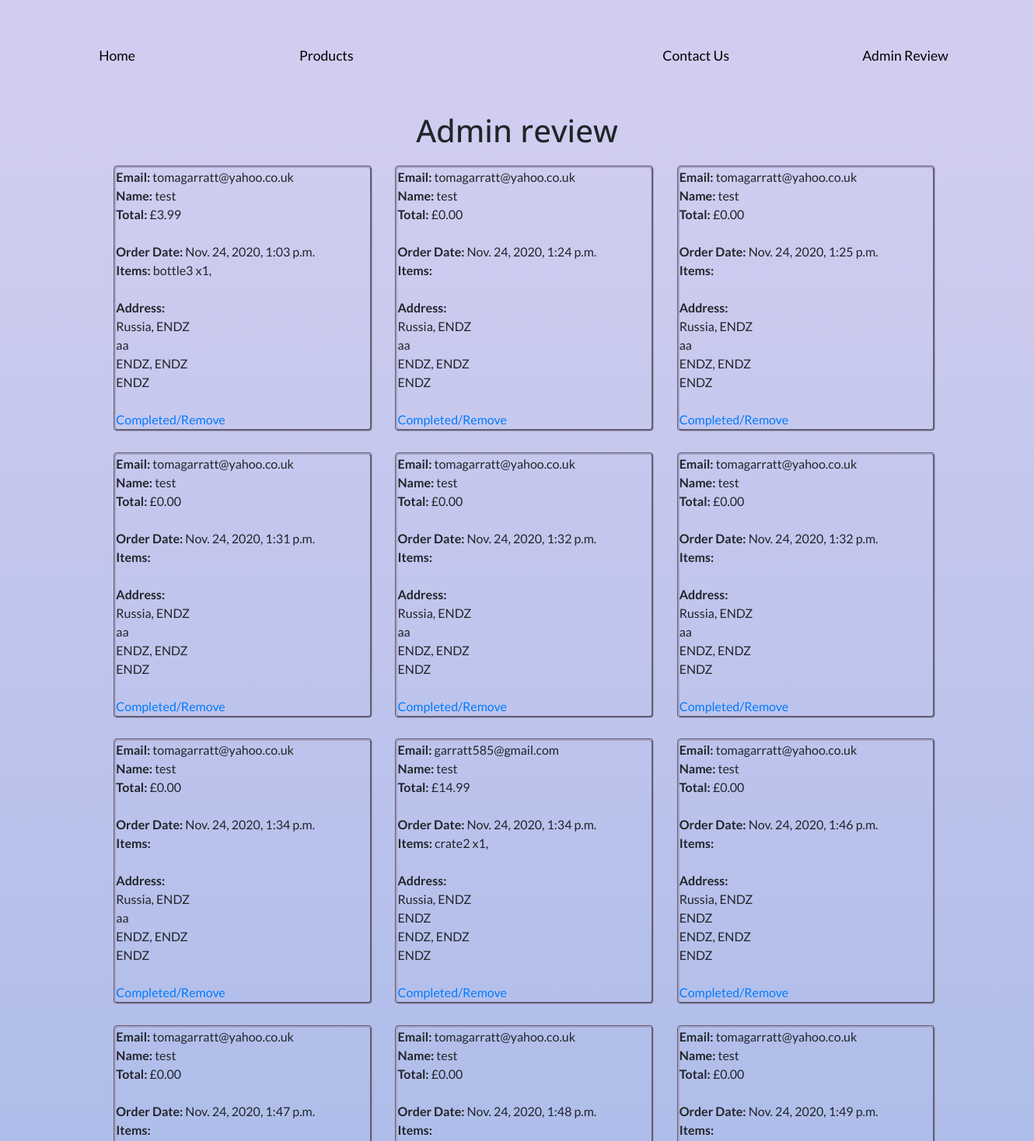
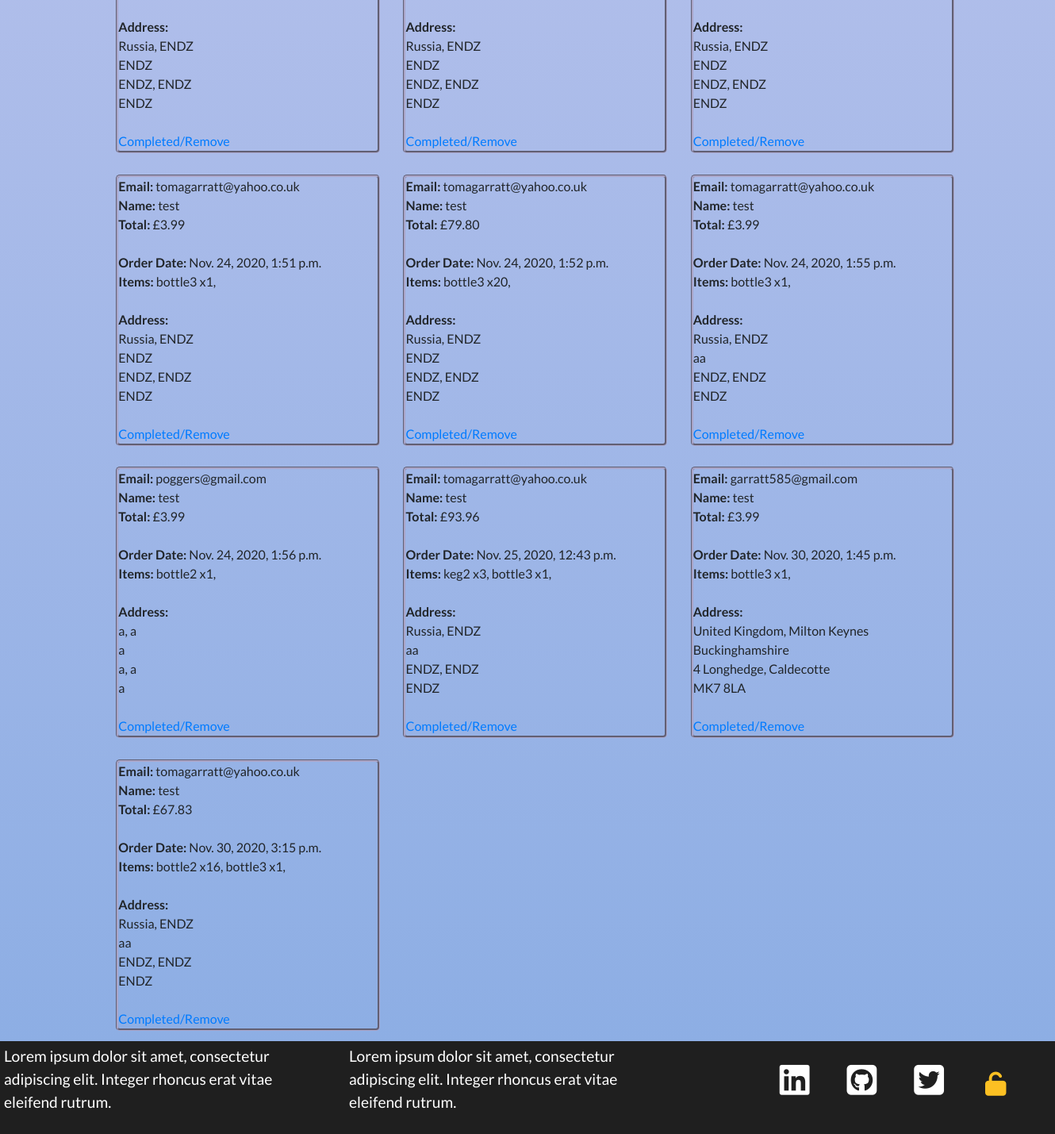
/admin_review (signed in), run on an earlier commit of the app's database (2 pictures, top to bottom).
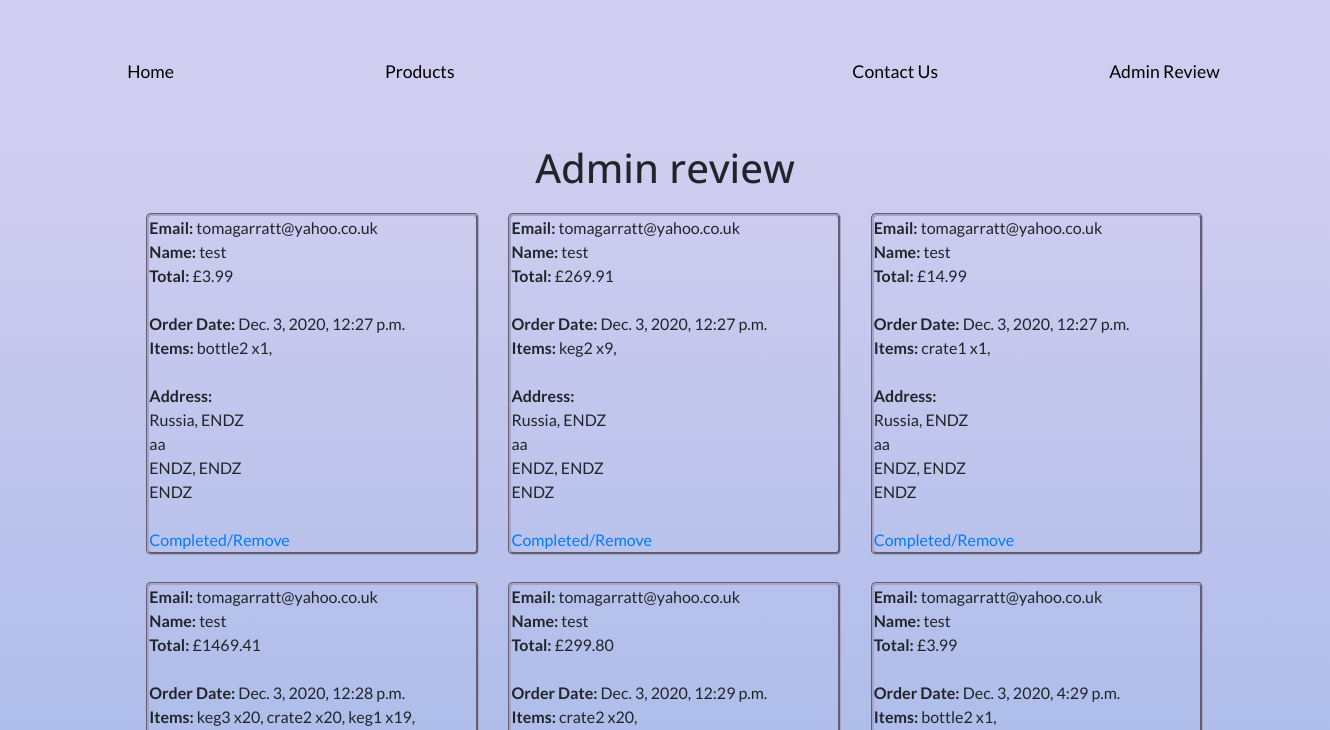
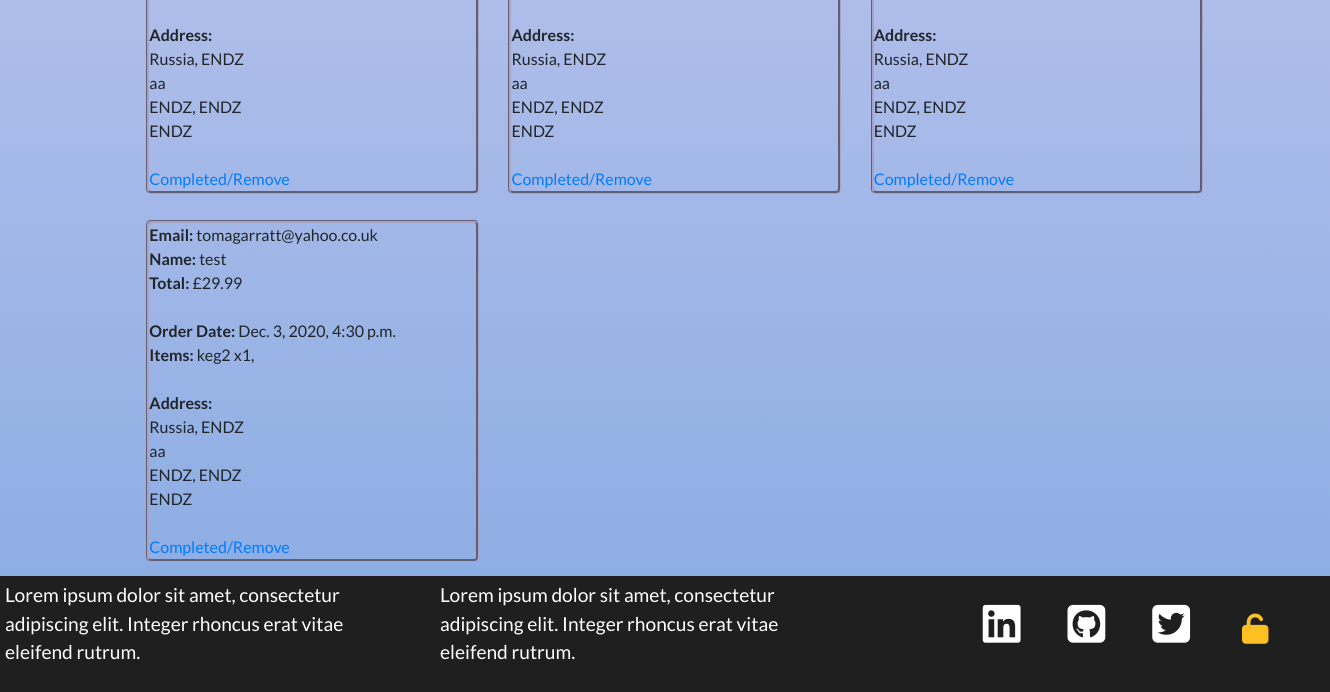
And on a later commit of the database (2 pictures, top to bottom).
### cart/models.py (models this page shows, shortened)
class CheckoutUserInfo(models.Model):
    user_email = models.EmailField(verbose_name='E-mail', max_length=30)
    user_name = models.CharField(verbose_name='Full name', max_length=60)
    user_country = models.CharField(verbose_name='Country', max_length=60)
    user_city = models.CharField(verbose_name='City', max_length=60)
    user_line1 = models.CharField(verbose_name='Address line 1', max_length=60)
    user_line2 = models.CharField(verbose_name='Address line 2', max_length=60)
    user_postcode = models.CharField(verbose_name='Postcode', max_length=60)
    user_countystate = models.CharField(verbose_name='County/State', max_length=60)
    user_price_total = models.DecimalField(max_digits=10, default=0, decimal_places=2)
    user_items = models.CharField(default="", max_length=1000)
    order_date = models.DateTimeField(
        blank=True, null=True, default=timezone.now)

### admin_review/views.py (the view)
# urls.py: path(r'admin_review', admin_review, name='admin_review'),
@staff_member_required(login_url='sign_in')
def admin_review(request):
    all_checkoutuserinfo = CheckoutUserInfo.objects.all()
    return render(request, "../templates/admin_review.html",
        {"all_checkoutuserinfo": all_checkoutuserinfo})

### templates/admin_review.html (shortened to what this page needs)
{%extends "base.html"%}
{%block heading%}
Admin review
{%endblock%}
{%block content%}
    <div class="order-list">
        {%for all_checkoutuserinfo in all_checkoutuserinfo%}
            <div class="order">
                <div>
                    <b>Email:  </b>{{all_checkoutuserinfo.user_email}}
                </div>
                <div>
                    <b>Name:  </b>{{all_checkoutuserinfo.user_name}}
                </div>
                <div>
                    <b>Total:  </b>£{{all_checkoutuserinfo.user_price_total}}
                </div>
                <br>
                <div>
                    <b>Order Date:  </b>{{all_checkoutuserinfo.order_date}}
                </div>
                <div>
                    <b>Items:  </b>{{all_checkoutuserinfo.user_items}}
                </div>
                <br>
                <div>
                    <div><b>Address: </b></div>
                    <div>{{all_checkoutuserinfo.user_country}}, {{all_checkoutuserinfo.user_city}}</div>
                    <div>{{all_checkoutuserinfo.user_countystate}}</div>
                    <div>{{all_checkoutuserinfo.user_line1}}, {{all_checkoutuserinfo.user_line2}}</div>
                    <div>{{all_checkoutuserinfo.user_postcode}}</div>
                </div>
                <br>
                <div>
                    <a href="{% url 'infopk_delete' all_checkoutuserinfo.id %}">Completed/Remove</a>
                </div>
            </div>
        {%endfor%}
    </div>
{%endblock%}

### templates/base.html (shortened to what this page needs)
{%load static%}
<html>
<head>
    <link rel="stylesheet" href="https://stackpath.bootstrapcdn.com/bootstrap/4.4.1/css/bootstrap.min.css">
    <link href="https://stackpath.bootstrapcdn.com/font-awesome/4.7.0/css/font-awesome.min.css" rel="stylesheet">
    <link rel="stylesheet" href="{%static 'css/main.css'%}">
</head>
<body>
    <nav class="navbar navbar-base navbar-expand-lg">
        <div class="collapse navbar-collapse justify-content-center row" id="navbarNav">
            <ul class="navbar-nav col-md-5 row">
                <li class="nav-item active col-md-6">
                    <a class="nav-link" href="{%url 'home'%}">Home</a>
                </li>
                <li class="nav-item col-6">
                    <a class="nav-link" href="{%url 'products'%}">Products</a>
                </li>
            </ul>
                <a class="nav-natura col-md-2" href="{%url 'home'%}"></a>
            <ul class="navbar-nav col-md-5 row">
                <li class="nav-item col-6">
                    <a class="nav-link nav-link-hp" href="{%url 'contact_us'%}">Contact Us</a>
                </li>
                {%if user.is_superuser %}
                    <li class="nav-item col-6">
                        <a class="nav-link" href="{%url 'admin_review'%}">Admin Review</a>
                    </li>
                {%endif%}
            </ul>
        </div>
    </nav>
<div class="content-page">
    <h1 class="page-title">
        {%block heading%}
        {%endblock%}
    </h1>
    <div>
        {%block content%}
        {%endblock%}
    </div>
</div>
<div>
    <footer class="footer">
        <div class="row">
            <div class="col-md-8 row">
                <div class="col-md-6">
                    <div>Lorem ipsum dolor sit amet, consectetur adipiscing elit. Integer rhoncus erat vitae eleifend rutrum.</div>
                </div>
                <div class="col-md-6">
                    <div>Lorem ipsum dolor sit amet, consectetur adipiscing elit. Integer rhoncus erat vitae eleifend rutrum.</div>
                </div>
            </div>
            <div class="col-md-4 footer-icons-mobile">
                <ul class="footer-list-ul">
                    <li class="footer-list-li">
                    <a href="https://www.linkedin.com/in/tom-garratt-303284168/" target="_blank" class="a-tag-footer"><i class="fa fa-linkedin-square"></i></a>
                    </li>
                    <li class="footer-list-li">
                    <a href="https://github.com/tgarratt" target="_blank" class="a-tag-footer"><i class="fa fa-github-square"></i></a>
                    </li>
                    <li class="footer-list-li">
                    <a href="https://twitter.com/Twitter" target="_blank" class="a-tag-footer"><i class="fa fa-twitter-square"></i></a>
                    </li>
                    {%if user.is_superuser %}
                    <li class="footer-list-li">
                    <a class="a-tag" href="{%url 'sign_out'%}"><i class="fa fa-unlock-alt sign-in" aria-hidden="true"></i></i></a>
                    </li>
                    {%else%}
                    <li class="footer-list-li">
                    <a class="a-tag" href="{%url 'sign_in'%}"><i class="fa fa-lock sign-in" aria-hidden="true"></i></a>
                    </li>
                    {%endif%}
                </ul>
            </div>
        </div>
    </footer>
</div>
</body>
</html>

### static/css/main.css (style rules this page uses)
body { font-family: 'Lato', sans-serif; height: 130% !important; }
.a-tag { color: #000; }
.page-title { text-align: center; font-family: 'Open Sans', sans-serif; }
li { list-style: none; }
.nav-link-hp { font-size: 1.1em; padding-left: 45px !important; padding-right: 45px !important; text-decoration: none; text-align: center; position: relative; color: #000; }
.nav-link-hp:before { content: ""; position: absolute; width: 100%; height: 2px; bottom: 0; left: 0; background-color: #FCC023; visibility: hidden; -webkit-transform: scaleX(0); transform: scaleX(0); -webkit-transition: all 0.3s ease-in-out 0s; transition: all 0.3s ease-in-out 0s; }
.content-page { background-image: linear-gradient(#D1CDF0, #8DAEE4); width: 100%; }
.navbar-base { background-color: #D1CDF0; }
.nav-natura { background-image: url('https://res.cloudinary.com/dus4luncp/image/upload/v1606916790/Natura-logo_otcw2l.png'); width: 8em; height: 8em; background-repeat: no-repeat; display: inline-block; background-size: contain; background-position: center; }
.nav-link { font-size: 1.1em; padding-left: 45px !important; padding-right: 45px !important; text-decoration: none; text-align: center; position: relative; color: #000; }
.nav-link:before { content: ""; position: absolute; width: 100%; height: 2px; bottom: 0; left: 0; background-color: #FCC023; visibility: hidden; -webkit-transform: scaleX(0); transform: scaleX(0); -webkit-transition: all 0.3s ease-in-out 0s; transition: all 0.3s ease-in-out 0s; }
.order { margin: 1%; border: rgb(169, 164, 199) 3px groove; border-radius: 5px; display: inline-block; width: 25%; }
.order-list { width: 100%; margin: auto; margin-left: 10%; margin-right: 9%; }
.footer { font-size: 1.2em; background-color: #1F1F1F; color: #ffff; padding: 5px; position: absolute; z-index: -10; }
.footer-list-ul { list-style: none; float: right; }
.footer-list-li { display: inline-block; font-size: 2.25em; margin: 0.5em; }
.a-tag-footer { color: #ffff; }
.sign-in { font-size: 0.7em; padding: 5px; color: #FCC023; position: relative; }

What changed in the data, as far as the page shows it:
removed CheckoutUserInfo: user_email "tomagarratt@yahoo.co.uk", user_name "test", user_price_total "3.99", order_date "Nov. 24, 2020, 1:03 p.m.", user_items "bottle3 x1,", user_country "Russia", user_city "ENDZ", user_countystate "aa", user_line1 "ENDZ", user_line2 "ENDZ", user_postcode "ENDZ"
removed CheckoutUserInfo: user_email "tomagarratt@yahoo.co.uk", user_name "test", user_price_total "0.00", order_date "Nov. 24, 2020, 1:24 p.m.", user_country "Russia", user_city "ENDZ", user_countystate "aa", user_line1 "ENDZ", user_line2 "ENDZ", user_postcode "ENDZ"
removed CheckoutUserInfo: user_email "tomagarratt@yahoo.co.uk", user_name "test", user_price_total "0.00", order_date "Nov. 24, 2020, 1:25 p.m.", user_country "Russia", user_city "ENDZ", user_countystate "aa", user_line1 "ENDZ", user_line2 "ENDZ", user_postcode "ENDZ"
removed CheckoutUserInfo: user_email "tomagarratt@yahoo.co.uk", user_name "test", user_price_total "0.00", order_date "Nov. 24, 2020, 1:31 p.m.", user_country "Russia", user_city "ENDZ", user_countystate "aa", user_line1 "ENDZ", user_line2 "ENDZ", user_postcode "ENDZ"
removed CheckoutUserInfo: user_email "tomagarratt@yahoo.co.uk", user_name "test", user_price_total "0.00", order_date "Nov. 24, 2020, 1:32 p.m.", user_country "Russia", user_city "ENDZ", user_countystate "aa", user_line1 "ENDZ", user_line2 "ENDZ", user_postcode "ENDZ"
removed CheckoutUserInfo: user_email "tomagarratt@yahoo.co.uk", user_name "test", user_price_total "0.00", order_date "Nov. 24, 2020, 1:32 p.m.", user_country "Russia", user_city "ENDZ", user_countystate "aa", user_line1 "ENDZ", user_line2 "ENDZ", user_postcode "ENDZ"
removed CheckoutUserInfo: user_email "tomagarratt@yahoo.co.uk", user_name "test", user_price_total "0.00", order_date "Nov. 24, 2020, 1:34 p.m.", user_country "Russia", user_city "ENDZ", user_countystate "aa", user_line1 "ENDZ", user_line2 "ENDZ", user_postcode "ENDZ"
removed CheckoutUserInfo: user_email "garratt585@gmail.com", user_name "test", user_price_total "14.99", order_date "Nov. 24, 2020, 1:34 p.m.", user_items "crate2 x1,", user_country "Russia", user_city "ENDZ", user_countystate "ENDZ", user_line1 "ENDZ", user_line2 "ENDZ", user_postcode "ENDZ"
removed CheckoutUserInfo: user_email "tomagarratt@yahoo.co.uk", user_name "test", user_price_total "0.00", order_date "Nov. 24, 2020, 1:46 p.m.", user_country "Russia", user_city "ENDZ", user_countystate "ENDZ", user_line1 "ENDZ", user_line2 "ENDZ", user_postcode "ENDZ"
removed CheckoutUserInfo: user_email "tomagarratt@yahoo.co.uk", user_name "test", user_price_total "0.00", order_date "Nov. 24, 2020, 1:47 p.m.", user_country "Russia", user_city "ENDZ", user_countystate "ENDZ", user_line1 "ENDZ", user_line2 "ENDZ", user_postcode "ENDZ"
removed CheckoutUserInfo: user_email "tomagarratt@yahoo.co.uk", user_name "test", user_price_total "0.00", order_date "Nov. 24, 2020, 1:48 p.m.", user_country "Russia", user_city "ENDZ", user_countystate "ENDZ", user_line1 "ENDZ", user_line2 "ENDZ", user_postcode "ENDZ"
removed CheckoutUserInfo: user_email "tomagarratt@yahoo.co.uk", user_name "test", user_price_total "0.00", order_date "Nov. 24, 2020, 1:49 p.m.", user_country "Russia", user_city "ENDZ", user_countystate "ENDZ", user_line1 "ENDZ", user_line2 "ENDZ", user_postcode "ENDZ"
removed CheckoutUserInfo: user_email "tomagarratt@yahoo.co.uk", user_name "test", user_price_total "3.99", order_date "Nov. 24, 2020, 1:51 p.m.", user_items "bottle3 x1,", user_country "Russia", user_city "ENDZ", user_countystate "ENDZ", user_line1 "ENDZ", user_line2 "ENDZ", user_postcode "ENDZ"
removed CheckoutUserInfo: user_email "tomagarratt@yahoo.co.uk", user_name "test", user_price_total "79.80", order_date "Nov. 24, 2020, 1:52 p.m.", user_items "bottle3 x20,", user_country "Russia", user_city "ENDZ", user_countystate "ENDZ", user_line1 "ENDZ", user_line2 "ENDZ", user_postcode "ENDZ"
removed CheckoutUserInfo: user_email "tomagarratt@yahoo.co.uk", user_name "test", user_price_total "3.99", order_date "Nov. 24, 2020, 1:55 p.m.", user_items "bottle3 x1,", user_country "Russia", user_city "ENDZ", user_countystate "aa", user_line1 "ENDZ", user_line2 "ENDZ", user_postcode "ENDZ"
removed CheckoutUserInfo: user_email "poggers@gmail.com", user_name "test", user_price_total "3.99", order_date "Nov. 24, 2020, 1:56 p.m.", user_items "bottle2 x1,", user_country "a", user_city "a", user_countystate "a", user_line1 "a", user_line2 "a", user_postcode "a"
removed CheckoutUserInfo: user_email "tomagarratt@yahoo.co.uk", user_name "test", user_price_total "93.96", order_date "Nov. 25, 2020, 12:43 p.m.", user_items "keg2 x3, bottle3 x1,", user_country "Russia", user_city "ENDZ", user_countystate "aa", user_line1 "ENDZ", user_line2 "ENDZ", user_postcode "ENDZ"
removed CheckoutUserInfo: user_email "garratt585@gmail.com", user_name "test", user_price_total "3.99", order_date "Nov. 30, 2020, 1:45 p.m.", user_items "bottle3 x1,", user_country "United Kingdom", user_city "Milton Keynes", user_countystate "Buckinghamshire", user_line1 "4 Longhedge", user_line2 "Caldecotte", user_postcode "MK7 8LA"
removed CheckoutUserInfo: user_email "tomagarratt@yahoo.co.uk", user_name "test", user_price_total "67.83", order_date "Nov. 30, 2020, 3:15 p.m.", user_items "bottle2 x16, bottle3 x1,", user_country "Russia", user_city "ENDZ", user_countystate "aa", user_line1 "ENDZ", user_line2 "ENDZ", user_postcode "ENDZ"
added CheckoutUserInfo: user_email "tomagarratt@yahoo.co.uk", user_name "test", user_price_total "3.99", order_date "Dec. 3, 2020, 12:27 p.m.", user_items "bottle2 x1,", user_country "Russia", user_city "ENDZ", user_countystate "aa", user_line1 "ENDZ", user_line2 "ENDZ", user_postcode "ENDZ"
added CheckoutUserInfo: user_email "tomagarratt@yahoo.co.uk", user_name "test", user_price_total "269.91", order_date "Dec. 3, 2020, 12:27 p.m.", user_items "keg2 x9,", user_country "Russia", user_city "ENDZ", user_countystate "aa", user_line1 "ENDZ", user_line2 "ENDZ", user_postcode "ENDZ"
added CheckoutUserInfo: user_email "tomagarratt@yahoo.co.uk", user_name "test", user_price_total "14.99", order_date "Dec. 3, 2020, 12:27 p.m.", user_items "crate1 x1,", user_country "Russia", user_city "ENDZ", user_countystate "aa", user_line1 "ENDZ", user_line2 "ENDZ", user_postcode "ENDZ"
added CheckoutUserInfo: user_email "tomagarratt@yahoo.co.uk", user_name "test", user_price_total "1469.41", order_date "Dec. 3, 2020, 12:28 p.m.", user_items "keg3 x20, crate2 x20, keg1 x19,", user_country "Russia", user_city "ENDZ", user_countystate "aa", user_line1 "ENDZ", user_line2 "ENDZ", user_postcode "ENDZ"
added CheckoutUserInfo: user_email "tomagarratt@yahoo.co.uk", user_name "test", user_price_total "299.80", order_date "Dec. 3, 2020, 12:29 p.m.", user_items "crate2 x20,", user_country "Russia", user_city "ENDZ", user_countystate "aa", user_line1 "ENDZ", user_line2 "ENDZ", user_postcode "ENDZ"
added CheckoutUserInfo: user_email "tomagarratt@yahoo.co.uk", user_name "test", user_price_total "3.99", order_date "Dec. 3, 2020, 4:29 p.m.", user_items "bottle2 x1,", user_country "Russia", user_city "ENDZ", user_countystate "aa", user_line1 "ENDZ", user_line2 "ENDZ", user_postcode "ENDZ"
added CheckoutUserInfo: user_email "tomagarratt@yahoo.co.uk", user_name "test", user_price_total "29.99", order_date "Dec. 3, 2020, 4:30 p.m.", user_items "keg2 x1,", user_country "Russia", user_city "ENDZ", user_countystate "aa", user_line1 "ENDZ", user_line2 "ENDZ", user_postcode "ENDZ"
